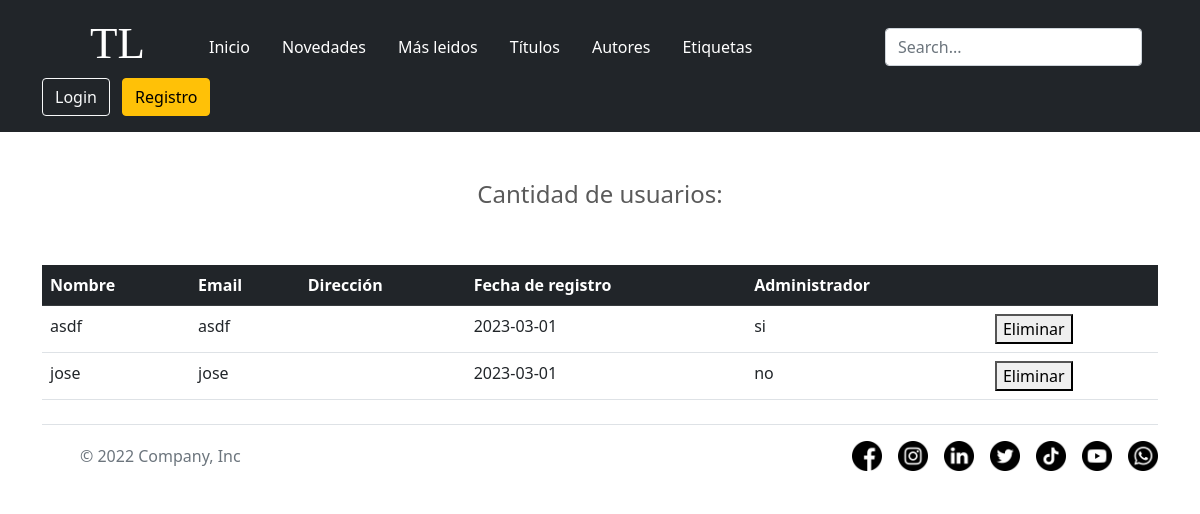
Screenshot of /user.php with the database file from the repository.
### tables this page shows
CREATE TABLE `user` (
  `id` int(11) NOT NULL,
  `nombre` varchar(100) NOT NULL,
  `correo` varchar(255) NOT NULL,
  `contrasenia` varchar(50) NOT NULL,
  `fechaReg` date NOT NULL,
  `direccion` varchar(255) NOT NULL,
  `administrador` varchar(2) NOT NULL
);

### user.php (the view, shortened to what this page needs)
<?php
require('includes/templates/header.php');
require('includes/conexion.php');
$sqlTotal = "SELECT * FROM user";
$resTotal = $conect->query($sqlTotal);
?>
<h4 class="text-center p-5">Cantidad de usuarios: <?php mysqli_num_rows($resTotal) ?></h4>
<div class="container">
    <table class="table table-hover">
        <tr class="table-dark">
            <th>Nombre</th>
            <th>Email</th>
            <th>Dirección</th>
            <th>Fecha de registro</th>
            <th>Administrador</th>
            <th></th>
        </tr>
        <?php
        while ($arrayCunsulta = mysqli_fetch_array($resTotal)) {
        ?>
            <tr>
                <td><?php echo $arrayCunsulta['nombre'] ?></td>
                <td><?php echo $arrayCunsulta['correo'] ?></td>
                <td><?php echo $arrayCunsulta['direccion'] ?></td>
                <td><?php echo $arrayCunsulta['fechaReg'] ?></td>
                <td><?php echo $arrayCunsulta['administrador'] ?></td>
                <td>
                    <form method="REQUEST" action="borrarUser.php">
                        <button type="submit">Eliminar</button>
                    </form>
                </td>
            </tr>
        <?php
        }
        ?>
    </table>
</div>
<?php require('includes/templates/footer.php') ?>

### css/basic.css (style rules this page uses)
.table { border-radius: 10px !important; }

### css/carousel.css (style rules this page uses)
body { padding-bottom: 3rem; color: #5a5a5a; }

### rows the page displays
user: nombre "asdf", correo "asdf", fechaReg "2023-03-01", administrador "si"
user: nombre "jose", correo "jose", fechaReg "2023-03-01", administrador "no"
